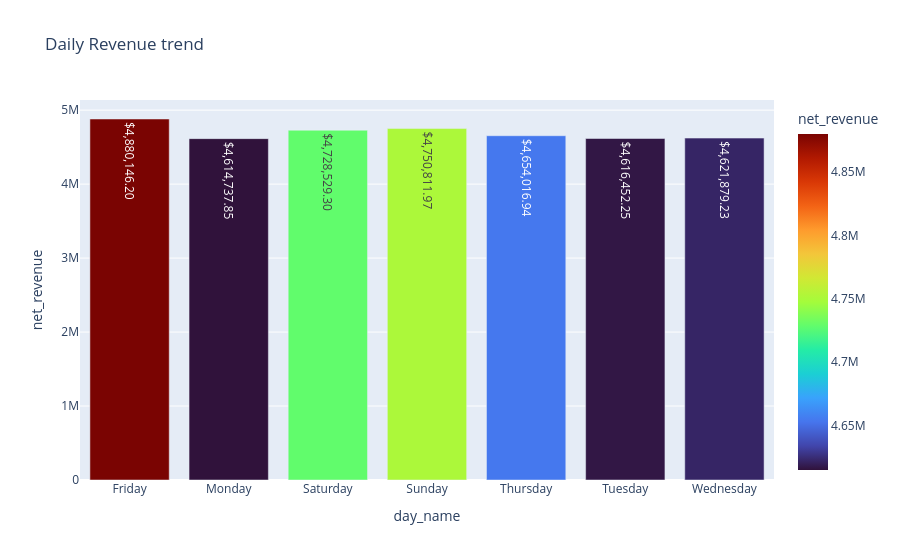

Write notebook code for a chart like this one.
### Code cell
vc = df.groupby('day_name')['net_revenue'].sum()

fig = px.bar(
    vc,
    y='net_revenue',
    text='net_revenue',
    color_continuous_scale='Turbo',
    title="Daily Revenue trend",
    color='net_revenue'
)
fig.update_traces(
    texttemplate='$%{y:,.2f}',
    textposition='inside'
)
fig.show()

### Figure 1 — Plotly figure (JSON) as saved in the notebook; plotly's stock layout.template omitted (floating-point values rounded to 4 significant figures)
{"data": [{"hovertemplate": "day_name=%{x}<br>net_revenue=%{marker.color}<extra></extra>", "legendgroup": "", "marker": {"color": [4880000.0, 4615000.0, 4729000.0, 4751000.0, 4654000.0, 4616000.0, 4622000.0], "coloraxis": "coloraxis", "pattern": {"shape": ""}}, "name": "", "orientation": "v", "showlegend": false, "text": [4880000.0, 4615000.0, 4729000.0, 4751000.0, 4654000.0, 4616000.0, 4622000.0], "textposition": "inside", "texttemplate": "$%{y:,.2f}", "type": "bar", "x": ["Friday", "Monday", "Saturday", "Sunday", "Thursday", "Tuesday", "Wednesday"], "xaxis": "x", "y": [4880000.0, 4615000.0, 4729000.0, 4751000.0, 4654000.0, 4616000.0, 4622000.0], "yaxis": "y"}], "layout": {"barmode": "relative", "coloraxis": {"colorbar": {"title": {"text": "net_revenue"}}, "colorscale": [[0, "#30123b"], [0.07143, "#4145ab"], [0.1429, "#4675ed"], [0.2143, "#39a2fc"], [0.2857, "#1bcfd4"], [0.3571, "#24eca6"], [0.4286, "#61fc6c"], [0.5, "#a4fc3b"], [0.5714, "#d1e834"], [0.6429, "#f3c63a"], [0.7143, "#fe9b2d"], [0.7857, "#f36315"], [0.8571, "#d93806"], [0.9286, "#b11901"], [1, "#7a0402"]]}, "legend": {"tracegroupgap": 0}, "title": {"text": "Daily Revenue trend"}, "xaxis": {"anchor": "y", "domain": [0, 1], "title": {"text": "day_name"}}, "yaxis": {"anchor": "x", "domain": [0, 1], "title": {"text": "net_revenue"}}}}
